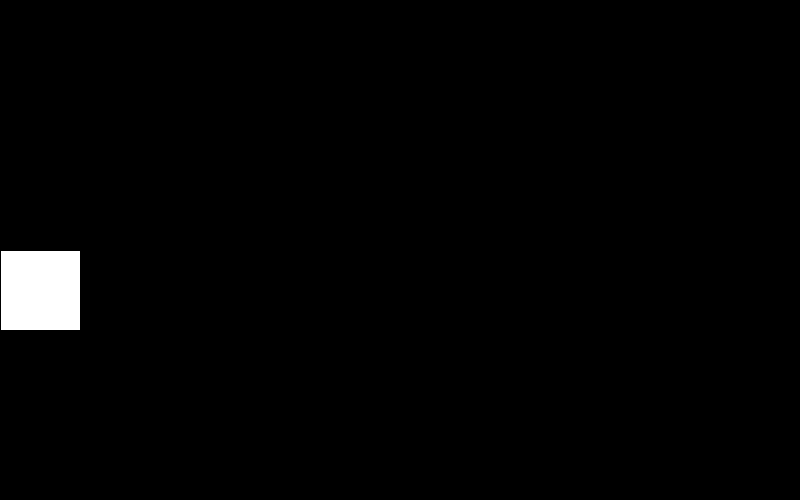
Frame 1 (no input)
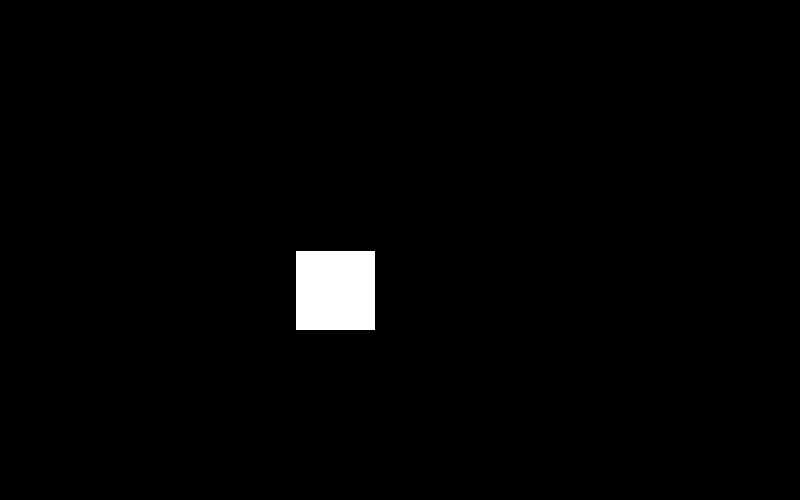
Frame 60 (the mouse pressed at the canvas centre just before this capture)
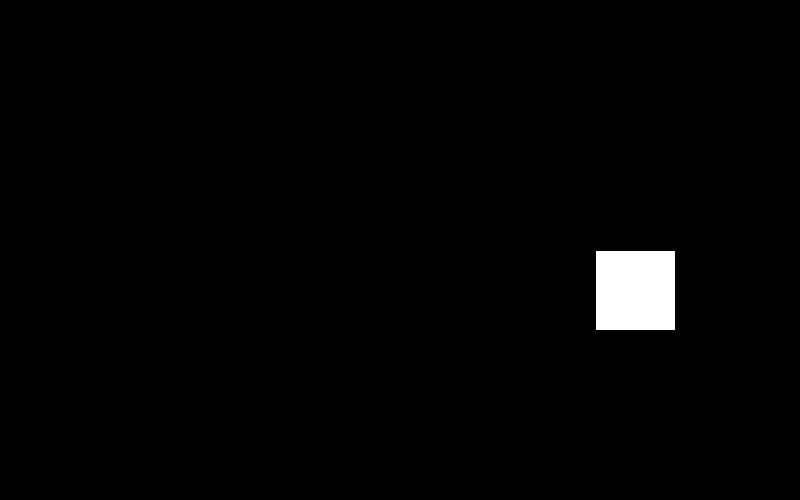
Frame 120 (the mouse held since frame 60 and released just before this capture)

The Processing sketch that drew these frames (run headless with seeded random() and noise(); from frame 60 on, the mouse is pressed at the canvas centre):

// Processing sketch: Square_Moving
// ── Square_Moving.pde
PVector pos, velocity;
float speed = 3;

void setup(){
  size (800,500);
  pos = new PVector(0, height/2);
  velocity = new PVector(5,0);
}

void draw(){
  background(0);
  rect(pos.x, pos.y, 80, 80);
  pos.x = pos.x + velocity.x;
  pos.y = pos.y + velocity.y;

}
